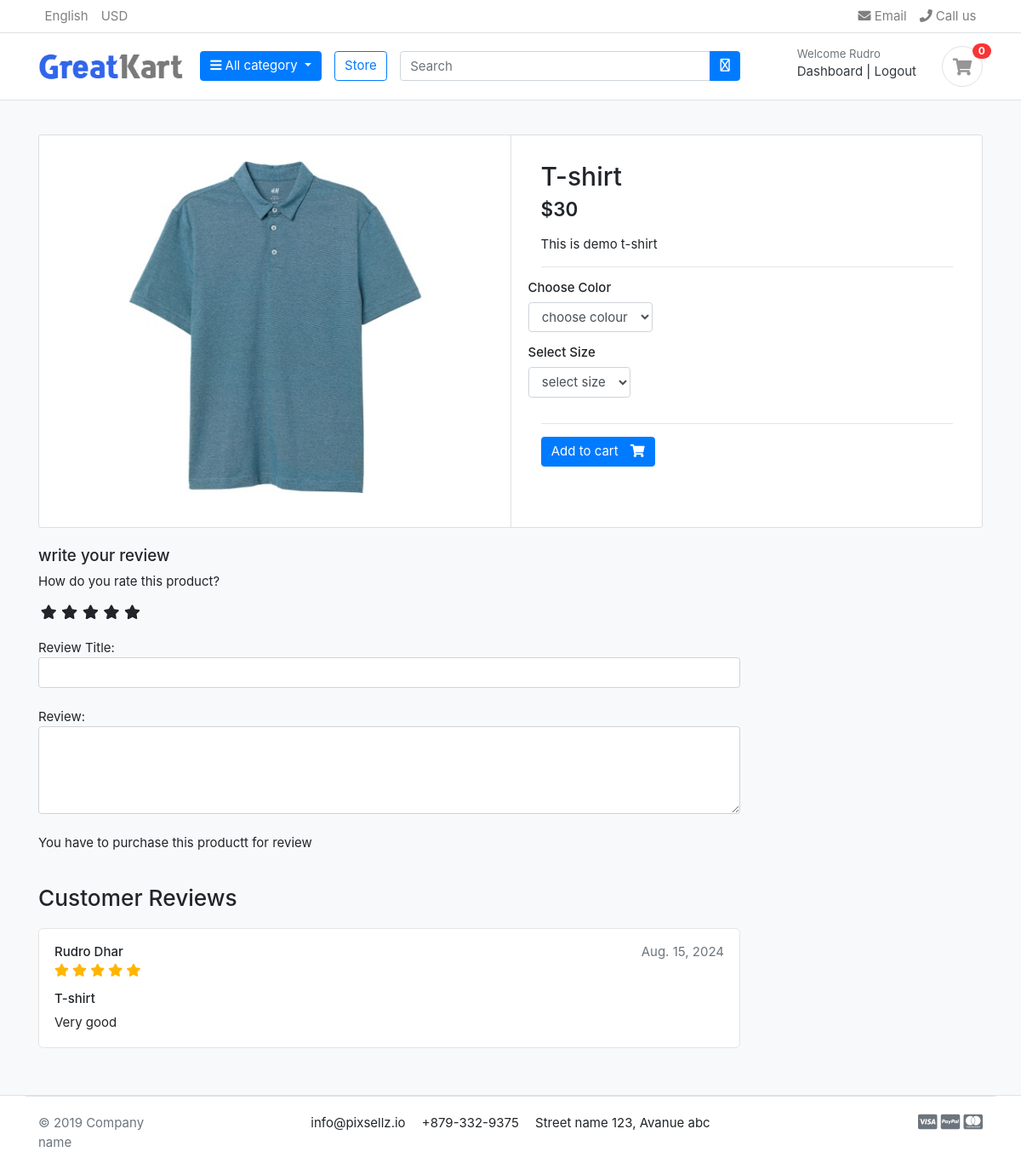
The page /store/category/t-shirt/t-shirt/ (signed in) on the database its author committed.
### account/models.py (models this page shows, shortened)
class Account(AbstractBaseUser):
    first_name = models.CharField(max_length=50)
    last_name = models.CharField(max_length=50)
    username = models.CharField(max_length=20,unique= True)
    email = models.EmailField(max_length=100,unique=True)
    phone_number = models.CharField(max_length=100)
    date_join = models.DateTimeField(auto_now_add=True)
    last_login = models.DateTimeField(auto_now_add=True)
    is_admin = models.BooleanField(default=False)
    is_staff = models.BooleanField(default=False)
    is_active = models.BooleanField(default=False)
    is_superadmin = models.BooleanField(default= False)
    USERNAME_FIELD = 'email'
    REQUIRED_FIELDS = ['username','first_name','last_name',]
    objects = MyAccountManager()
    def full_name(self):
        return f'{self.first_name} {self.last_name}'

### store/models.py (models this page shows, shortened)
class Product(models.Model):
    product_name = models.CharField(max_length=200, unique=True)
    slug = models.SlugField(max_length=200, unique=True)
    description = models.TextField(max_length=500, blank=True)
    price = models.IntegerField()
    image = models.ImageField(upload_to='photos/product')
    stock = models.IntegerField()
    is_avilable = models.BooleanField(default=True)
    category = models.ForeignKey(Category, on_delete=models.CASCADE)
    created_date = models.DateTimeField(auto_now_add= True)
    modified_date = models.DateTimeField(auto_now=True)

class ReviewRating(models.Model):
    product = models.ForeignKey(Product, on_delete=models.CASCADE)
    user = models.ForeignKey(Account, on_delete=models.CASCADE)
    subject = models.CharField(max_length=100, blank=True)
    review = models.TextField(max_length=500, blank=True)
    rating = models.FloatField()
    ip = models.CharField(max_length=20, blank=True)
    status = models.BooleanField(default=True)
    created_at = models.DateTimeField(auto_now_add=True)
    updated_at = models.DateField(auto_now_add=True)

### store/views.py (the view)
# urls.py: path('category/<slug:category_slug>/<slug:product_slug>/', views.product_detail, name='product_detail'),
def product_detail(request,category_slug,product_slug):
    try:
        single_product = Product.objects.get(category__slug = category_slug,slug=product_slug)
        in_cart = CartItem.objects.filter(cart__cart_id = _cart_id(request),product=single_product).exists()
    except Exception as e:
        raise e
    if request.user.is_authenticated:
        try:
            orderproduct = OrderProduct.objects.filter(user=request.user, product_id = single_product.id).exists()
        except OrderProduct.DoesNotExist:
            orderproduct = None
        reviews = ReviewRating.objects.filter(product_id=single_product.id, status = True)
        context = {
            'single_product' : single_product,
            'in_cart'   : in_cart,
            'orderproduct' : orderproduct,
            'reviews' : reviews,
        }
    return render(request,'store/product_detail.html', context)

### carts/context_processors.py (called while the page is built)
def counter(request):
    cart_count = 0
    if 'admin' in request.path:
        return()
    else:
        try:
            cart = Cart.objects.filter(cart_id = _cart_id(request))
            if request.user.is_authenticated:
                cart_items = CartItem.objects.filter(user=request.user)
            else:
                cart_items = CartItem.objects.filter(cart=cart[:1])
            for cart_item in cart_items:
                cart_count += cart_item.quantity
        except Cart.DoesNotExist:
            cart_count = 0
    return dict(cart_count=cart_count)

### carts/views.py (called while the page is built)
def _cart_id(request):
    cart = request.session.session_key
    if not cart:
        cart = request.session.create()
    return cart

### category/context_processors.py (called while the page is built)
def menu_links(request):
    links = Category.objects.all()
    return dict(links=links)

### category/models.py (called while the page is built)
    def get_url(self):
        return reverse('products_by_category', args=[self.slug])

### store/models.py (called while the page is built)
    def colours(self):
        return super(VariationManager, self).filter(variation_category='colour', is_active = True)

    def sizes(self):
        return super(VariationManager, self).filter(variation_category='size', is_active = True)

### templates/store/product_detail.html (shortened to what this page needs)
{% extends "base.html" %}
{% block content %}
{% load static %}
<section class="section-content padding-y bg">
    <div class="container">
    <div class="card">
        <div class="row no-gutters">
            <aside class="col-md-6">
    <article class="gallery-wrap">
        <div class="img-big-wrap">
           <a href="#"><img src="{{single_product.image.url}}"></a>
        </div>
    </article>
            </aside>
            <main class="col-md-6 border-left">
  <form action="{% url 'add_cart' single_product.id %}" method = 'POST'>
    <article class="content-body">
    <h2 class="title">{{single_product.product_name}}</h2>
    <div class="mb-3">
        <var class="price h4">${{single_product.price}}</var>
    </div>
    <p>{{single_product.description}}</p>
    <hr>
        <div class="row">
            <div class="item-option-select">
                <h6>Choose Color</h6>
                <select name="colour" label class="form-control" required>
                <option value="" disabled selected>choose colour</option>
                </select>
            </div>
        </div>
        <div class="row">
            <div class="item-option-select">
                <h6>Select Size</h6>
                <select name="size" class="form-control">
                <option value="" disabled selected>select size</option>
                </select>
            </div>
        </div>
        <hr>
        {% if single_product.stock <= 0 %}
          <h5 class="text-danger">Out of stock</h5>
        {% else %}
          {% if in_cart %}
          <button type='submit' class="btn  btn-primary"> <span class="text">Add to cart</span> <i class="fas fa-shopping-cart"></i></button>
          <a href="{% url "cart" %}" class="btn  btn-outline-primary"> <span class="text">View Cart</span> <i class="fas fa-eye"></i></a>
          {% else %}
            <button type='submit' class="btn  btn-primary"> <span class="text">Add to cart</span> <i class="fas fa-shopping-cart"></i></button>
          {% endif %}
        {% endif %}
    </article>
  </form>
            </main>
        </div>
    </div>
    <br>
    <div class="row">
                <div class="col-md-9">
        <form action="{% url "submit_review" single_product.id %}" method="POST">
            <h5>write your review</h5>
            <div>
                <label for="">How do you rate this product?</label>
                <br>
                <div class="rate">
                    <input type="radio" id="rating10" name="rating" value="5" required><label for="rating10" title="5"></label>
                    <input type="radio" id="rating8" name="rating" value="4" required><label for="rating8" title="4"></label>
                    <input type="radio" id="rating6" name="rating" value="3" required><label for="rating6" title="3"></label>
                    <input type="radio" id="rating4" name="rating" value="2" required><label for="rating4" title="2"></label>
                    <input type="radio" id="rating2" name="rating" value="1" required><label for="rating2" title="1"></label>
                </div>
<br>
                Review Title:
                <input type="text" class="form-control" name="subject">
                <br>
                Review:
                <textarea name="review" rows='4' id="" class="form-control"></textarea>
                <br>
                {% if user.is_authenticated %}
                    {% if orderproduct %}
                        <input type="submit" value="Submit" class="btn btn-primary">
                    {% else %}
                        <p>You have to purchase this productt for review </p>
                    {% endif %}
                {% else %}
                <p>You have to must be loged in to post a review <span><a href="{% url "login" %}">Login Now</a></span></p>
                {% endif %}
            </div>
        </form>
        <br>
        <header class="section-heading">
            <h3>Customer Reviews </h3>
        </header>
        {% for review in reviews  %}
            <article class="box mb-3">
                <div class="icontext w-100">
                    <div class="text">
                        <span class="date text-muted float-md-right">{{review.updated_at}}</span>
                        <h6 class="mb-1">{{review.user.full_name}}</h6>
                        <div class="rating-star">
                            <span>
                                <i class="fas fa-star{% if review.rating == 0.5 %}-half-alt{% elif review.rating < 1 %}-alt {% endif %}"></i>
                                <i class="fas fa-star{% if review.rating == 1.5 %}-half-alt{% elif review.rating < 2 %}-alt {% endif %}"></i>
                                <i class="fas fa-star{% if review.rating == 2.5 %}-half-alt{% elif review.rating < 3 %}-alt {% endif %}"></i>
                                <i class="fas fa-star{% if review.rating == 3.5 %}-half-alt{% elif review.rating < 4 %}-alt {% endif %}"></i>
                                <i class="fas fa-star{% if review.rating == 4.5 %}-half-alt{% elif review.rating < 5 %}-alt {% endif %}"></i>
                            </span>
                        </div>
                    </div>
                </div>
                <div class="mt-3">
                    <h6>{{review.subject}}</h6>
                    <p>
                        {{review.review}}
                    </p>
                </div>
            </article>
        {% endfor %}
        </div>
    </div>
    </div>
    </section>
{% endblock content %}

### templates/partials/_header.html (shortened to what this page needs)
{% load static %}
<header class="section-header">
	<nav class="navbar p-md-0 navbar-expand-sm navbar-light border-bottom">
	<div class="container">
	  <div class="collapse navbar-collapse" id="navbarTop4">
		<ul class="navbar-nav mr-auto">
			<li class="nav-item dropdown">
				 <a href="#" class="nav-link"> English </a>
			</li>
			<li class="nav-item dropdown">
				<a href="#" class="nav-link"> USD </a>
			</li>
		</ul>
		<ul class="navbar-nav">
			<li><a href="#" class="nav-link"> <i class="fa fa-envelope"></i> Email </a></li>
			<li><a href="#" class="nav-link"> <i class="fa fa-phone"></i> Call us </a></li>
		</ul>
	  </div>
	</div>
	</nav>
	<section class="header-main border-bottom">
		<div class="container">
	<div class="row align-items-center">
		<div class="col-lg-2 col-md-3 col-6">
			<a href="{% url "home" %}" class="brand-wrap">
				<img class="logo" src="{% static "images/logo.png" %}">
			</a>
		</div>
		<div class="col-lg col-sm col-md col-6 flex-grow-0">
			<div class="dropdown category-wrap d-inline-block float-right">
				<button type="button" class="btn btn-primary dropdown-toggle" data-toggle="dropdown">
					<i class="fa fa-bars"></i> All category
				</button>
			</div>
		</div>
		<a href="{% url "store" %}" class="btn btn-outline-primary">Store</a>
		<div class="col-lg  col-md-6 col-sm-12 col">
			<form action="{% url "search" %}" class="search" method="GET">
				<div class="input-group w-100">
					<input type="text" class="form-control" style="width:60%;" placeholder="Search" name="keyword">
					<div class="input-group-append">
					  <button class="btn btn-primary" type="submit">
						<i class="fa-regular fa-magnifying-glass"></i>
					  </button>
					</div>
				</div>
			</form>
		</div>
		<div class="col-lg-3 col-sm-6 col-8 order-2 order-lg-3">
					<div class="d-flex justify-content-end mb-3 mb-lg-0">
						{% if user.id is None %}
						<div class="widget-header">
							<small class="title text-muted">Welcome guest!</small>
							<div>
								<a href="{% url "login" %}">Sign in</a> <span class="dark-transp"> | </span>
								<a href="{% url "register" %}"> Register</a>
							</div>
						</div>
						{% else %}
						<div class="widget-header">
							<small class="title text-muted">Welcome {{user.first_name}}</small>
							<div>
								<a href="{% url "dashboard" %}">Dashboard</a> <span class="dark-transp"> | </span>
								<a href="{% url "logout" %}"> Logout </a>
							</div>
						</div>
						{% endif %}
						<a href="{% url "cart" %}" class="widget-header pl-3 ml-3">
							<div class="icon icon-sm rounded-circle border"><i class="fa fa-shopping-cart"></i></div>
							<span class="badge badge-pill badge-danger notify">{{cart_count}}</span>
						</a>
					</div>
				</div>
	</div>
		</div>
	</section>
	</header>

### static/css/style.css (style rules this page uses)
.rate { display: inline-block; border: 0; }
.rate > label { float: right; }
.rate > label:before { display: inline-block; font-size: 1.1rem; font-family: 'Font Awesome 5 Free'; content: "\f005"; font-weight: 900; margin: 0; padding: 0.3rem 0.2rem; cursor: pointer; }
.rating-star i { color: #ffb503 !important; }

### static/css/ui.css (style rules this page uses)
html { font-family: "Inter", sans-serif; font-size: 15px; }
.content-body { flex: 1 1 auto; padding: 2rem 2.3rem; }
.icon-xs, .icon-sm, .icon-md, .icon-lg { display: inline-block; text-align: center; flex-shrink: 0; flex-grow: 0; }
.icon-sm { width: 48px; height: 48px; line-height: 48px !important; font-size: 20px; }
.padding-y { padding-top: 40px; padding-bottom: 40px; }
var { font-style: normal; }
article:after, .form-group:after { display: block; clear: both; content: ""; }
.bg { background-color: #f8f9fa; }
.section-heading { margin-bottom: 20px; margin-top: 15px; }
p:last-child { margin-bottom: 0; }
.header-main { position: relative; padding-top: 1rem; padding-bottom: 1rem; }
.brand-wrap .logo, .navbar-brand .logo { margin-right: 7px; max-height: 42px; display: inline-block; }
.widget-header { display: inline-block; vertical-align: middle; position: relative; }
.widget-header a { color: #343a40; }
.widget-header i { color: #969696; }
.widget-header .title { display: block; }
.widget-header .notify { position: absolute; top: -3px; right: -10px; }
.btn .text + i { margin-left: 10px; }
.icontext { display: inline-flex; align-items: center; vertical-align: middle; }
.icontext .text { width: 100%; line-height: 1.2; }
.notify { position: absolute; top: -4px; right: -10px; display: inline-block; padding: 0.25em 0.6em; font-size: 12px; line-height: 1; text-align: center; border-radius: 3rem; color: #fff; background-color: #fa3434; }
.price { font-weight: 600; color: #212529; }
.box { padding: 18px; background: #fff; border-radius: 0.37rem; border: 1px solid #e4e4e4; }
.gallery-wrap .img-big-wrap { margin-bottom: 10px; border-radius: 0.37rem; overflow: hidden; background-color: #fff; }
.gallery-wrap .img-big-wrap a { text-align: center; display: block; }
.gallery-wrap .img-big-wrap img { height: 450px; width: auto; display: inline-block; }
.item-option-select { margin-bottom: 1rem; display: inline-block; margin-right: 15px; }

### rows shown on the page
Account: first_name "Rudro"
Product: image (picture), product_name "T-shirt", price "30", description "This is demo t-shirt"
ReviewRating: updated_at "Aug. 15, 2024", user.full_name "Rudro Dhar", subject "T-shirt", review "Very good"

### other values the page prints
{{ cart_count }} "0"
